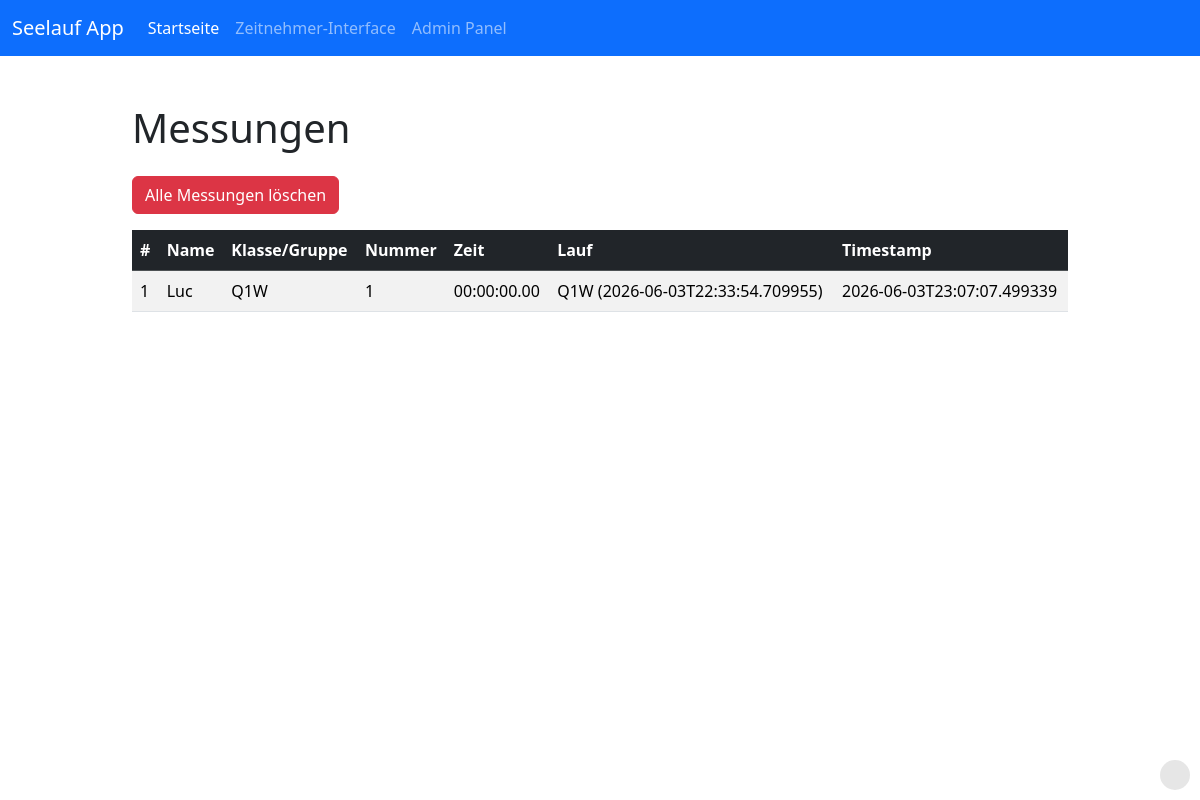
Page /admin/measurements (signed in) on the committed database.
### tables this page shows
CREATE TABLE measurements (
                id INTEGER PRIMARY KEY AUTOINCREMENT,
                student_id INTEGER NOT NULL,
                lauf_id INTEGER,
                zeit TEXT NOT NULL,
                timestamp TEXT NOT NULL,
                FOREIGN KEY (student_id) REFERENCES students (id),
                FOREIGN KEY (lauf_id) REFERENCES laeufe (id)
            );

CREATE TABLE students (
                id INTEGER PRIMARY KEY AUTOINCREMENT,
                name TEXT NOT NULL,
                class_group TEXT,
                nummer TEXT UNIQUE NOT NULL,
                ill INTEGER DEFAULT 0
            );

CREATE TABLE laeufe (
                id INTEGER PRIMARY KEY AUTOINCREMENT,
                class_group TEXT NOT NULL,
                start_time TEXT NOT NULL,
                active INTEGER DEFAULT 1
            );

### routen/admin.py (the view)
@admin_bp.route('/measurements')
@login_required
def list_measurements():
    measurements = db.get_measurements(limit=100)
    return render_template('admin_measurements.html', measurements=measurements)

### db.py (called while the page is built)
@contextmanager
def get_db_connection():
    conn = None
    try:
        conn = sqlite3.connect(DATABASE_PATH)
        conn.row_factory = sqlite3.Row  # Return rows as dictionary-like objects
        yield conn
    except sqlite3.Error as e:
        if conn:
            conn.rollback()
        raise e
    finally:
        if conn:
            conn.close()

def get_measurements(limit=None):
    try:
        with get_db_connection() as conn:
            cursor = conn.cursor()
            query = """
            SELECT m.id, m.zeit, m.timestamp, s.name, s.class_group, s.nummer,
                   l.class_group AS lauf_class, l.start_time AS lauf_start
            FROM measurements m
            JOIN students s ON m.student_id = s.id
            LEFT JOIN laeufe l ON m.lauf_id = l.id
            ORDER BY m.id DESC
            """
            if limit:
                query += f" LIMIT {limit}"
            cursor.execute(query)
            rows = cursor.fetchall()
            return [dict(row) for row in rows]
    except sqlite3.Error as e:
        print(f"Error retrieving measurements: {e}")
        raise

### routen/admin.py (called while the page is built)
def login_required(f):
    from functools import wraps
    @wraps(f)
    def decorated_function(*args, **kwargs):
        if not session.get('admin_logged_in'):
            flash('Bitte melden Sie sich zuerst an.', 'warning')
            return redirect(url_for('admin.login'))
        return f(*args, **kwargs)
    return decorated_function

### templates/admin_measurements.html (shortened to what this page needs)
{% extends "base.html" %}
{% block content %}
<div class="container py-4">
    <h1 class="mb-4">Messungen</h1>
    <form action="{{ url_for('admin.clear_measurements') }}" method="POST" class="mb-3">
        <button type="submit" class="btn btn-danger" onclick="return confirm('Wirklich alle Messungen löschen? Diese Aktion kann nicht rückgängig gemacht werden.');">Alle Messungen löschen</button>
    </form>
    <div class="table-responsive">
        <table class="table table-striped table-hover">
            <thead class="table-dark">
                <tr>
                    <th>#</th>
                    <th>Name</th>
                    <th>Klasse/Gruppe</th>
                    <th>Nummer</th>
                    <th>Zeit</th>
                    <th>Lauf</th>
                    <th>Timestamp</th>
                </tr>
            </thead>
            <tbody>
                {% for m in measurements %}
                <tr>
                    <td>{{ m.id }}</td>
                    <td>{{ m.name }}</td>
                    <td>{{ m.class_group }}</td>
                    <td>{{ m.nummer }}</td>
                    <td>{{ m.zeit }}</td>
                    <td>
                        {% if m.lauf_class %}
                        {{ m.lauf_class }} ({{ m.lauf_start }})
                        {% else %}
                        —
                        {% endif %}
                    </td>
                    <td>{{ m.timestamp }}</td>
                </tr>
                {% endfor %}
            </tbody>
        </table>
    </div>
</div>
{% endblock %}

### static/css/custom.css (style rules this page uses)
body { padding-top: 0; }
.container { max-width: 960px; }

### rows in the picture
measurements: id "1", name "Luc", class_group "Q1W", nummer "1", zeit "00:00:00.00", lauf_class "Q1W", lauf_start "2026-06-03T22:33:54.709955", timestamp "2026-06-03T23:07:07.499339"
